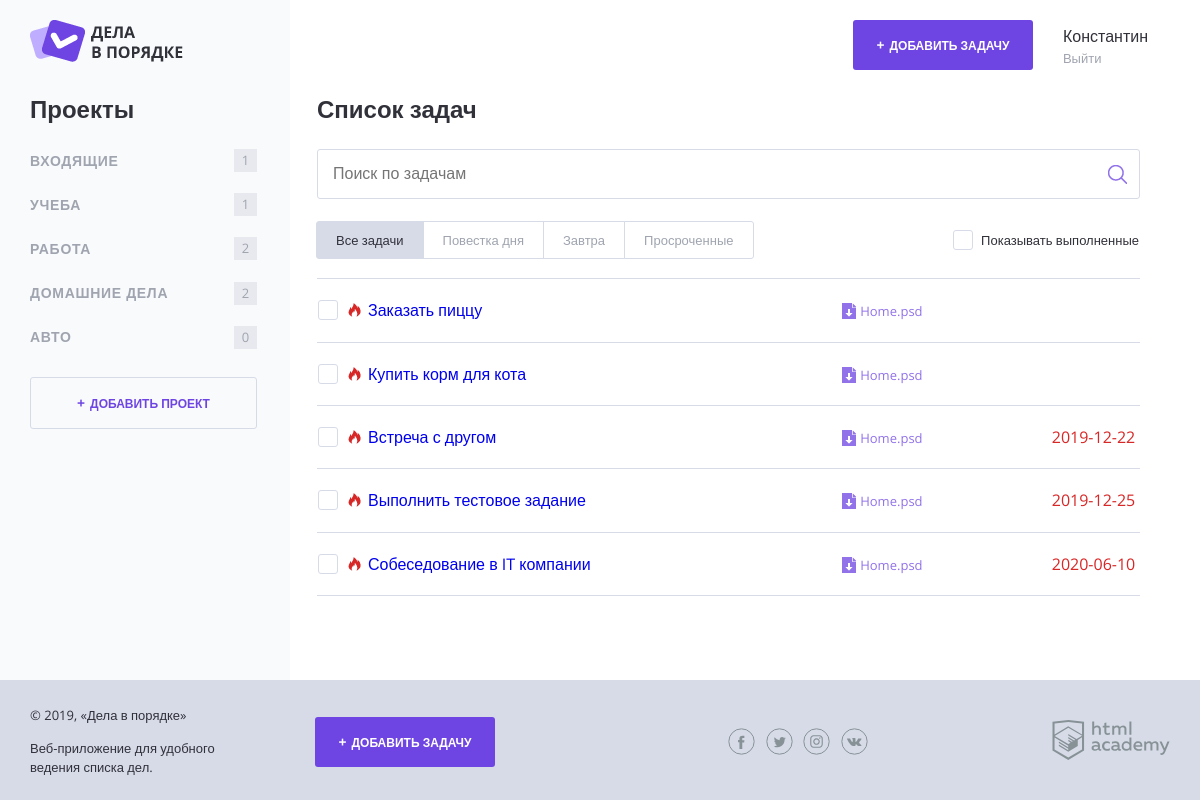
The page /index.php (signed in) on the database as committed earlier.
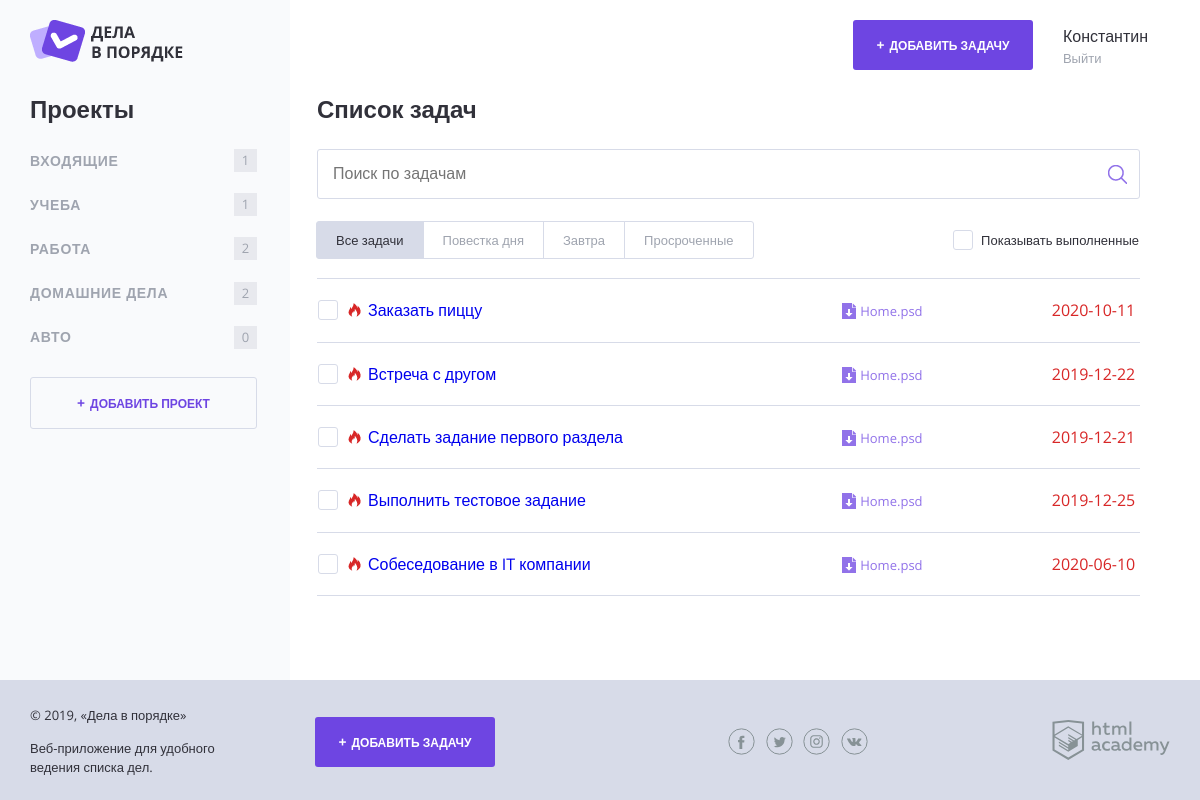
The same page on the database as committed later.
### tables this page shows
CREATE TABLE `user` (
  `USER_ID` smallint(5) UNSIGNED NOT NULL,
  `REG_DATE` datetime NOT NULL DEFAULT current_timestamp(),
  `EMAIL` varchar(50) NOT NULL,
  `PASSWORD` varchar(150) NOT NULL,
  `FIRST_NAME` varchar(30) NOT NULL
);

CREATE TABLE `project` (
  `PROJECT_ID` smallint(5) UNSIGNED NOT NULL,
  `PROJECT_NAME` varchar(25) NOT NULL,
  `USER_ID` smallint(5) UNSIGNED NOT NULL
);

CREATE TABLE `task` (
  `TASK_ID` smallint(5) UNSIGNED NOT NULL,
  `CREATION_DATE` datetime NOT NULL DEFAULT current_timestamp(),
  `TASK_STATUS` tinyint(1) NOT NULL,
  `TASKNAME` varchar(80) NOT NULL,
  `FILEREF` varchar(30) DEFAULT NULL,
  `ENDTIME` date DEFAULT NULL,
  `PROJECT_ID` smallint(5) UNSIGNED NOT NULL,
  `USER_ID` smallint(5) UNSIGNED NOT NULL
);

### helpers.php (called while the page is built, shortened)
<?php
function include_template($name, array $data = []) {
    $name = 'templates/' . $name;
    extract($data);
    require $name;
    $result = ob_get_clean();
    return $result;
}
function itemcount($projects){
    return $projects['CNT'];
}
function filterText($str){
    $text = htmlspecialchars($str);
    return $text;
}
function returnfilename($str){
$endref=explode('/',$str);
return end($endref);
}

### db.php (called while the page is built, shortened)
<?php
function get_first_name($con,$userid){
    $sql = 'SELECT `FIRST_NAME` FROM `user` WHERE `USER_ID`= ?';
    $stmt = mysqli_prepare($con, $sql);
    mysqli_stmt_bind_param($stmt,'i',$userid);
    mysqli_stmt_execute($stmt);
    $res = mysqli_stmt_get_result($stmt);
    $firstname=mysqli_fetch_assoc($res);
    $first =$firstname['FIRST_NAME'];
    return $first;
}
function createprojectlist($con,$userid){
    $sql = 'SELECT `PROJECT_NAME`,`project`.`PROJECT_ID`, COUNT(`task`.`TASK_ID`) AS `CNT` FROM `project` LEFT JOIN `task` ON `task`.`PROJECT_ID`=`project`.`PROJECT_ID` WHERE `project`.`USER_ID`= ? GROUP BY `PROJECT_ID`';
    $stmt = mysqli_prepare($con, $sql);
    mysqli_stmt_bind_param($stmt,'i',$userid);
    mysqli_stmt_execute($stmt);
    $result = mysqli_stmt_get_result($stmt);
    $projects = mysqli_fetch_all($result,MYSQLI_ASSOC);
    return $projects;
}
function createtasklist($con,$userid,$project,$task_search,$filter){
    if($filter==all){
    if($task_search!=null){
        $sql = 'SELECT `TASKNAME`,`ENDTIME`,`PROJECT_ID`,`TASK_STATUS`,`FILEREF` FROM `task` WHERE `USER_ID`=? AND MATCH(`TASKNAME`) AGAINST(?) ORDER BY `TASK_ID` DESC';
        $stmt = mysqli_prepare($con, $sql);
        mysqli_stmt_bind_param($stmt,'is',$userid,$task_search);
    }
    else{
        if($project!=null){
        $sql='SELECT `TASKNAME`,`ENDTIME`,`task`.`PROJECT_ID`,`TASK_STATUS`,`FILEREF` FROM `task` INNER JOIN `project` WHERE `task`.`USER_ID`=? AND `PROJECT_NAME`= ? AND `task`.`PROJECT_ID`=`project`.`PROJECT_ID` ORDER BY `TASK_ID` DESC';
        $stmt = mysqli_prepare($con, $sql);
        mysqli_stmt_bind_param($stmt,'is',$userid,$project);
    }
    else{
        $sql = 'SELECT `TASKNAME`,`ENDTIME`,`PROJECT_ID`,`TASK_STATUS`,`FILEREF` FROM `task` WHERE `USER_ID`=? ORDER BY `TASK_ID` DESC';
        $stmt = mysqli_prepare($con, $sql);
        mysqli_stmt_bind_param($stmt,'i',$userid);
    }
    }}
    mysqli_stmt_execute($stmt);
    $result = mysqli_stmt_get_result($stmt);
    $tasks = mysqli_fetch_all($result,MYSQLI_ASSOC);
    return $tasks;
}

### templates/main.php (the view, shortened to what this page needs)
<main class="content__main">
    <h2 class="content__main-heading">Список задач</h2>
    <form class="search-form" action="" method="GET" autocomplete="off">
        <input class="search-form__input" type="text" name="task_search" value="" placeholder="Поиск по задачам">
        <input class="search-form__submit" type="submit" name="" value="Искать">
    </form>
    <div class="tasks-controls">
        <nav class="tasks-switch">
            <a href="/?filter=all" class="tasks-switch__item <?php if($filter==all):?>tasks-switch__item--active <?php endif;?>">Все задачи</a>
            <a href="/?filter=today" class="tasks-switch__item <?php if($filter==today):?>tasks-switch__item--active <?php endif;?>">Повестка дня</a>
            <a href="/?filter=tomorrow" class="tasks-switch__item <?php if($filter==tomorrow):?>tasks-switch__item--active <?php endif;?>">Завтра</a>
            <a href="/?filter=expired" class="tasks-switch__item <?php if($filter==expired):?>tasks-switch__item--active <?php endif;?>">Просроченные</a>
        </nav>
        <label class="checkbox">
            <span class="checkbox__text">Показывать выполненные</span>
        </label>
    </div>
    <table class="tasks">
        <?php
        $textclass="";
        ?>
        <?php
        if($tasks=="error"){
            print("Ошибка 404: Список задач пуст или проект с таким названием не существует");
        }
        else{
        foreach($tasks as $key =>$val):
            ?>
        <tr  <?php if($val['TASK_STATUS']==1 && $show_complete_tasks == 0): ?>hidden <?php endif; ?> <?php if($val['TASK_STATUS']==1){
            $textclass="tasks__item task task--completed";} else{
            $textclass="tasks__item task";} ?>
          <?php
                  if($val['ENDTIME']!='null'){$input_date = new DateTime($val['ENDTIME']);
                  $inputed = strtotime($val['ENDTIME']);
                  $today = strtotime("now");
                  if ($today-$inputed>=86400 ){
                    $textclass="tasks__item task task--important";}}
         ?>
         class=<?php echo '"'.$textclass.'"'; ?>  >
            <td class="task__select">
                <label class="checkbox task__checkbox">
                    <a href="index.php?taskname=<?=filterText($val['TASKNAME']); ?>"><span class="checkbox__text"><?=filterText($val['TASKNAME']); ?> </span></a>
                </label>
            </td>
            <td class="task__file">
                <a class="download-link" href="<?php print(filterText($val['FILEREF'])); ?>"><?= returnfilename(filterText($val['FILEREF'])); ?></a>
            </td>
            <td class="task__date"><?=filterText($val['ENDTIME']); ?></td>
        </tr>
        <?php endforeach; }?>
    </table>
</main>

### templates/layout.php (shortened to what this page needs)
<!DOCTYPE html>
<html lang="ru">
<head>
    <link rel="stylesheet" href="css/normalize.css">
    <link rel="stylesheet" href="css/style.css">
    <link rel="stylesheet" href="css/flatpickr.min.css">
</head>
<body>
<div class="page-wrapper">
    <div class="container container--with-sidebar">
        <header class="main-header">
            <a href="/">
                <img src="img/logo.png" width="153" height="42" alt="Логотип Дела в порядке">
            </a>
            <div class="main-header__side">
                <a class="main-header__side-item button button--plus open-modal" href="../add.php<?php
                if($project!=null){print('?project='.$project);} ?>">Добавить задачу</a>
                <div class="main-header__side-item user-menu">
                    <div class="user-menu__data">
                        <p>
                        <?php
                        $firstname=get_first_name($con,$userid);
                        print_r($firstname);
                            ?>
                        </p>
                        <a href="index.php?session=cls">Выйти</a>
                    </div>
                </div>
            </div>
        </header>
        <div class="content">
            <section class="content__side">
                <h2 class="content__side-heading">Проекты</h2>
                <nav class="main-navigation">
                    <ul class="main-navigation__list">
                        <?php $index=0;
                        $num = count($projects);
                        while($index<$num): ?>
                            <li class="main-navigation__list-item <?php
                            ?>" >
                                <a class="main-navigation__list-item-link" href="index.php?project=<?=$projects[$index]['PROJECT_NAME']?>">
                                    <? print($projects[$index]['PROJECT_NAME']); ?></a>
                                <span class="main-navigation__list-item-count"><?= filterText(itemcount($projects[$index])); ?></span>
                                <?php $index++ ?>
                            </li>
                        <?php endwhile;?>
                    </ul>
                </nav>
                <a class="button button--transparent button--plus content__side-button"
                   href="../project.php" target="project_add">Добавить проект</a>
            </section>
           <?= $content; ?>
        </div>
    </div>
</div>
<footer class="main-footer">
    <div class="container">
        <div class="main-footer__copyright">
            <p>© 2019, «Дела в порядке»</p>
            <p>Веб-приложение для удобного ведения списка дел.</p>
        </div>
        <a class="main-footer__button button button--plus" href="../add.php<?php if($project!=null){print('?project='.$project);} ?>">Добавить задачу</a>
        <div class="main-footer__social social">
            <a class="social__link social__link--facebook" href="#">
            </a>
            <a class="social__link social__link--twitter" href="#">
            </a>
            <a class="social__link social__link--instagram" href="#">
            </a>
            <a class="social__link social__link--vkontakte" href="#">
            </a>
        </div>
        <div class="main-footer__developed-by">
            <a href="https://htmlacademy.ru/intensive/php">
                <img src="img/htmlacademy.svg" alt="HTML Academy" width="118" height="40">
            </a>
        </div>
    </div>
</footer>
</body>
</html>

### index.php (shortened to what this page needs)
<?php
if (isset($_SESSION['usid'])) {
$userid = $_SESSION['usid'];
require_once('connection.php');
require_once('helpers.php');
require_once('db.php');
$project=null;
$show_completed=null;
$task_search=null;
$filter=all;
if($show_completed==null){
    $show_complete_tasks = 0;
}
else{
    $show_complete_tasks =$show_completed;
}
$projects=createprojectlist($con,$userid);
$tasks=createtasklist($con,$userid,$project,$task_search,$filter);
if ($con == false) {
    print("Ошибка подключения: " . mysqli_connect_error());
}
else {
    $page_content = include_template('main.php',[        'con'=>$con,'show_complete_tasks'=>$show_complete_tasks,'userid'=>$userid,'project'=>$project,'projects'=>$projects,'tasks'=>$tasks,'filter'=>$filter] );
    $layout_content = include_template('layout.php',[
        'title'=>'Дела в порядке','content'=> $page_content,'con'=>$con,'userid'=>$userid,'project'=>$project,'projects'=>$projects]);
    print($layout_content);
}
}
else{
    require_once('guest.php');
}

Rows that differ between the two databases and show on the page:
no longer on this page (row edited): task: TASKNAME "Купить корм для кота", FILEREF "Home.psd"
changed task "Заказать пиццу": ENDTIME (not shown) → "2020-10-11"
now on this page (row edited): task: TASKNAME "Сделать задание первого раздела", FILEREF "Home.psd", ENDTIME "2019-12-21"
